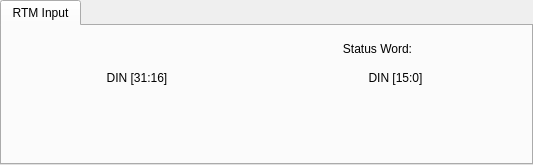
            <widget class="QTabWidget" name="tabWidget">
             <property name="currentIndex">
              <number>0</number>
             </property>
             <widget class="QWidget" name="tab_7">
              <attribute name="title">
               <string>RTM Input</string>
              </attribute>
              <layout class="QGridLayout" name="gridLayout_23">
               <property name="topMargin">
                <number>9</number>
               </property>
               <item row="1" column="0">
                <layout class="QGridLayout" name="gridLayout_22">
                 <item row="1" column="1">
                  <widget class="PyDMByteIndicator" name="PyDMByteIndicator">
                   <property name="minimumSize">
                    <size>
                     <width>400</width>
                     <height>60</height>
                    </size>
                   </property>
                   <property name="toolTip">
                    <string/>
                   </property>
                   <property name="channel" stdset="0">
                    <string>ca://${P}:RTM_DI</string>
                   </property>
                   <property name="orientation" stdset="0">
                    <enum>Qt::Horizontal</enum>
                   </property>
                   <property name="showLabels" stdset="0">
                    <bool>true</bool>
                   </property>
                   <property name="bigEndian" stdset="0">
                    <bool>true</bool>
                   </property>
                   <property name="labelPosition" stdset="0">
                    <enum>QTabWidget::South</enum>
                   </property>
                   <property name="numBits" stdset="0">
                    <number>16</number>
                   </property>
                   <property name="shift" stdset="0">
                    <number>16</number>
                   </property>
                   <property name="labels" stdset="0">
                    <stringlist>
                     <string>16</string>
                     <string>17</string>
                     <string>18</string>
                     <string>19</string>
                     <string>20</string>
                     <string>21</string>
                     <string>22</string>
                     <string>23</string>
                     <string>24</string>
                     <string>25</string>
                     <string>26</string>
                     <string>27</string>
                     <string>28</string>
                     <string>29</string>
                     <string>30</string>
                     <string>31</string>
                    </stringlist>
                   </property>
                  </widget>
                 </item>
                 <item row="0" column="2">
                  <widget class="QLabel" name="label_35">
                   <property name="minimumSize">
                    <size>
                     <width>0</width>
                     <height>20</height>
                    </size>
                   </property>
                   <property name="text">
                    <string>DIN [15:0]</string>
                   </property>
                   <property name="alignment">
                    <set>Qt::AlignCenter</set>
                   </property>
                  </widget>
                 </item>
                 <item row="0" column="3">
                  <spacer name="horizontalSpacer_9">
                   <property name="orientation">
                    <enum>Qt::Horizontal</enum>
                   </property>
                   <property name="sizeHint" stdset="0">
                    <size>
                     <width>40</width>
                     <height>20</height>
                    </size>
                   </property>
                  </spacer>
                 </item>
                 <item row="1" column="2">
                  <widget class="PyDMByteIndicator" name="PyDMByteIndicator_2">
                   <property name="minimumSize">
                    <size>
                     <width>400</width>
                     <height>60</height>
                    </size>
                   </property>
                   <property name="maximumSize">
                    <size>
                     <width>16777215</width>
                     <height>16777215</height>
                    </size>
                   </property>
                   <property name="toolTip">
                    <string/>
                   </property>
                   <property name="channel" stdset="0">
                    <string>ca://${P}:RTM_DI</string>
                   </property>
                   <property name="orientation" stdset="0">
                    <enum>Qt::Horizontal</enum>
                   </property>
                   <property name="showLabels" stdset="0">
                    <bool>true</bool>
                   </property>
                   <property name="bigEndian" stdset="0">
                    <bool>true</bool>
                   </property>
                   <property name="labelPosition" stdset="0">
                    <enum>QTabWidget::South</enum>
                   </property>
                   <property name="numBits" stdset="0">
                    <number>16</number>
                   </property>
                   <property name="shift" stdset="0">
                    <number>0</number>
                   </property>
                   <property name="labels" stdset="0">
                    <stringlist>
                     <string>0</string>
                     <string>1</string>
                     <string>2</string>
                     <string>3</string>
                     <string>4</string>
                     <string>5</string>
                     <string>6</string>
                     <string>7</string>
                     <string>8</string>
                     <string>9</string>
                     <string>10</string>
                     <string>11</string>
                     <string>12</string>
                     <string>13</string>
                     <string>14</string>
                     <string>15</string>
                    </stringlist>
                   </property>
                  </widget>
                 </item>
                 <item row="1" column="0">
                  <spacer name="horizontalSpacer_8">
                   <property name="orientation">
                    <enum>Qt::Horizontal</enum>
                   </property>
                   <property name="sizeHint" stdset="0">
                    <size>
                     <width>40</width>
                     <height>20</height>
                    </size>
                   </property>
                  </spacer>
                 </item>
                 <item row="0" column="1">
                  <widget class="QLabel" name="label_34">
                   <property name="minimumSize">
                    <size>
                     <width>0</width>
                     <height>20</height>
                    </size>
                   </property>
                   <property name="text">
                    <string>DIN [31:16]</string>
                   </property>
                   <property name="alignment">
                    <set>Qt::AlignCenter</set>
                   </property>
                  </widget>
                 </item>
                </layout>
               </item>
               <item row="0" column="0">
                <widget class="QFrame" name="frame_4">
                 <property name="minimumSize">
                  <size>
                   <width>0</width>
                   <height>25</height>
                  </size>
                 </property>
                 <property name="frameShape">
                  <enum>QFrame::NoFrame</enum>
                 </property>
                 <property name="frameShadow">
                  <enum>QFrame::Raised</enum>
                 </property>
                 <layout class="QGridLayout" name="gridLayout_25">
                  <property name="leftMargin">
                   <number>0</number>
                  </property>
                  <property name="topMargin">
                   <number>0</number>
                  </property>
                  <property name="rightMargin">
                   <number>0</number>
                  </property>
                  <property name="bottomMargin">
                   <number>0</number>
                  </property>
                  <property name="horizontalSpacing">
                   <number>5</number>
                  </property>
                  <property name="verticalSpacing">
                   <number>0</number>
                  </property>
                  <item row="0" column="1">
                   <layout class="QGridLayout" name="gridLayout_24">
                    <property name="horizontalSpacing">
                     <number>10</number>
                    </property>
                    <item row="0" column="0">
                     <widget class="QLabel" name="label_36">
                      <property name="text">
                       <string>Status Word:</string>
                      </property>
                      <property name="alignment">
                       <set>Qt::AlignRight|Qt::AlignTrailing|Qt::AlignVCenter</set>
                      </property>
                     </widget>
                    </item>
                    <item row="0" column="1">
                     <widget class="PyDMLabel" name="PyDMLabel_53">
                      <property name="minimumSize">
                       <size>
                        <width>100</width>
                        <height>0</height>
                       </size>
                      </property>
                      <property name="toolTip">
                       <string/>
                      </property>
                      <property name="alignment">
                       <set>Qt::AlignCenter</set>
                      </property>
                      <property name="rules" stdset="0">
                       <string>[{&quot;name&quot;: &quot;New Rule&quot;, &quot;property&quot;: &quot;Text&quot;, &quot;initial_value&quot;: &quot;&quot;, &quot;expression&quot;: &quot;'0x{:X}'.format(ch[0] if ch[0]&gt;=0 else ch[0]+2**32)&quot;, &quot;channels&quot;: [{&quot;channel&quot;: &quot;ca://${P}:RTM_DI&quot;, &quot;trigger&quot;: true, &quot;use_enum&quot;: true}]}]</string>
                      </property>
                      <property name="precision" stdset="0">
                       <number>0</number>
                      </property>
                      <property name="showUnits" stdset="0">
                       <bool>false</bool>
                      </property>
                      <property name="precisionFromPV" stdset="0">
                       <bool>true</bool>
                      </property>
                      <property name="alarmSensitiveContent" stdset="0">
                       <bool>true</bool>
                      </property>
                      <property name="alarmSensitiveBorder" stdset="0">
                       <bool>true</bool>
                      </property>
                      <property name="PyDMToolTip" stdset="0">
                       <string/>
                      </property>
                      <property name="channel" stdset="0">
                       <string/>
                      </property>
                      <property name="displayFormat" stdset="0">
                       <enum>PyDMLabel::String</enum>
                      </property>
                     </widget>
                    </item>
                   </layout>
                  </item>
                  <item row="0" column="0">
                   <spacer name="horizontalSpacer_10">
                    <property name="orientation">
                     <enum>Qt::Horizontal</enum>
                    </property>
                    <property name="sizeHint" stdset="0">
                     <size>
                      <width>40</width>
                      <height>20</height>
                     </size>
                    </property>
                   </spacer>
                  </item>
                 </layout>
                </widget>
               </item>
              </layout>
             </widget>
            </widget>
